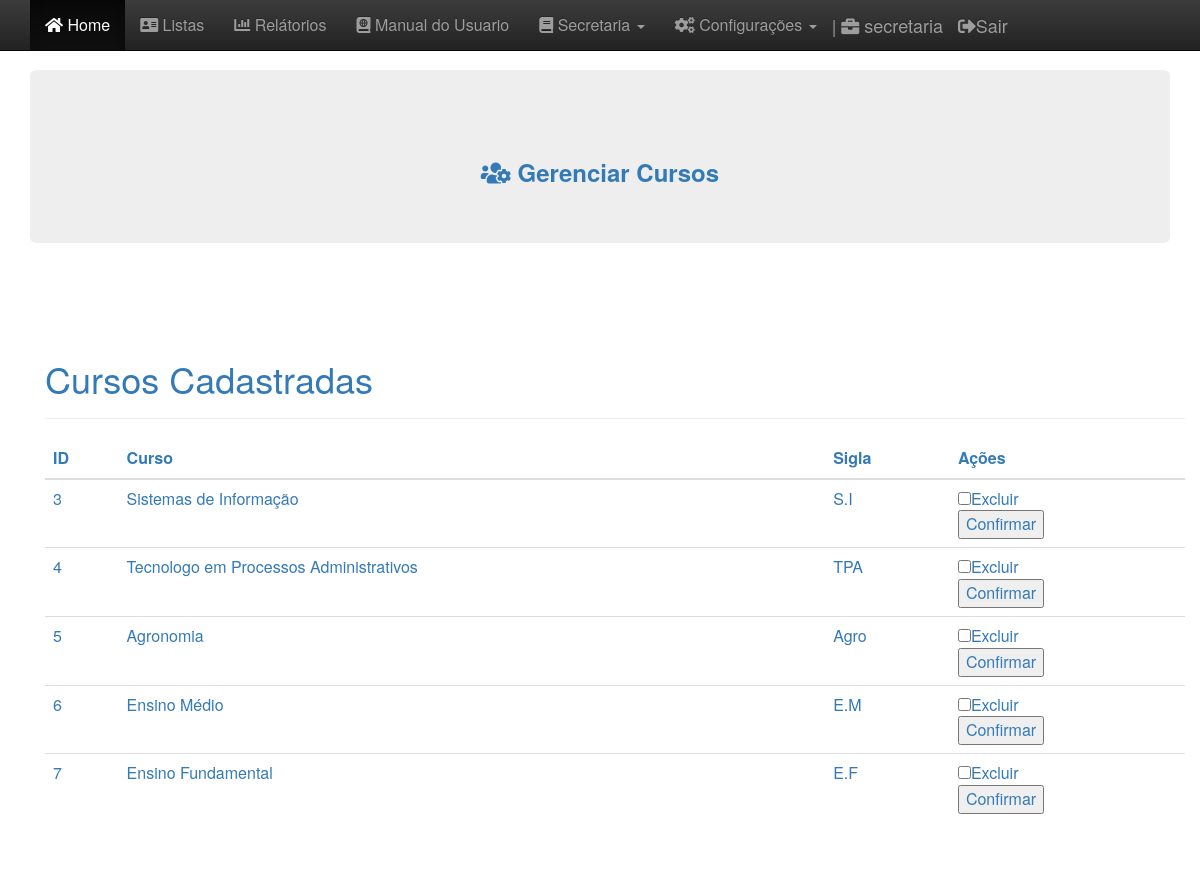
/sga/gerenciar_cursos.php (signed in), run on the app's committed database.
### tables this page shows
CREATE TABLE `curso` (
  `cod_curso` int(11) NOT NULL,
  `nome` varchar(100) NOT NULL,
  `sigla` varchar(4) NOT NULL
);

### sga/gerenciar_cursos.php (the view, shortened to what this page needs)
<!DOCTYPE html>
<html lang="pt-br">
<head>
  <link href="css/bootstrap.min.css" rel="stylesheet">
  <link href="bootstrap-theme.min.css" rel="stylesheet">
  <link href="theme.css" rel="stylesheet">
  <link rel="stylesheet" href="https://use.fontawesome.com/releases/v5.4.2/css/all.css">
  <link href="css/ie10-viewport-bug-workaround.css" rel="stylesheet">
</head>
<body role="document">
  <?php
  		include_once("menu_admin2.php");
  	?>
  <div class="container theme-showcase" role="main">
    <div class="jumbotron">
      <section class="sombra">
        <hr>
        <CENTER>
          <h3><strong> <i class="fas fa-users-cog"></i> Gerenciar Cursos</strong> </h3>
        </CENTER>
      </section>
      <a class="navbar-brand">
        <a class="navbar-brand"></a>
    </div>
    <br><br>
    <div class="container theme-showcase" role="main">
      <div class="page-header">
        <h1>Cursos Cadastradas </h1>
      </div>
      <div class="row">
        <div class="col-md-12">
          <table class="table">
            <thead>
              <tr>
                <th>ID</th>
                <th>Curso</th>
                <th>Sigla</th>
                <th>Ações</th>
              </tr>
            </thead>
            <tbody>
              <?php
                include"conexao.php";
                $sql = 'SELECT * FROM curso ORDER BY cod_curso';
                $resultado = mysqli_query($con, $sql) ;
                  ?>
            <tbody>
              <?php foreach($resultado as $dado) : ?>
              <tr>
                <td>
                  <?=$dado['cod_curso']?>
                </td>
                <td>
                  <?=$dado['nome']?>
                </td>
                <td>
                  <?=$dado['sigla']?>
                </td>
                <td>
                  <form method="POST" action="excluir_curso.php">
                    <input type="checkbox" name="cod_curso" value="<?=$dado['cod_curso']?>">Excluir<br>
                    <input type="submit" value="Confirmar">
                  </form>
                </td>
              </tr>
              <?php endforeach; ?>
        </div>
      </div>
    </div>
  </div>
</body>
</html>

### sga/css/theme.css (style rules this page uses)
body { padding-top: 70px; padding-bottom: 30px; }

### data on the page
curso: cod_curso "3", nome "Sistemas de Informação", sigla "S.I"
curso: cod_curso "4", nome "Tecnologo em Processos Administrativos", sigla "TPA"
curso: cod_curso "5", nome "Agronomia", sigla "Agro"
curso: cod_curso "6", nome "Ensino Médio", sigla "E.M"
curso: cod_curso "7", nome "Ensino Fundamental", sigla "E.F"

### other printed values
$_SESSION['painel'] "secretaria"
